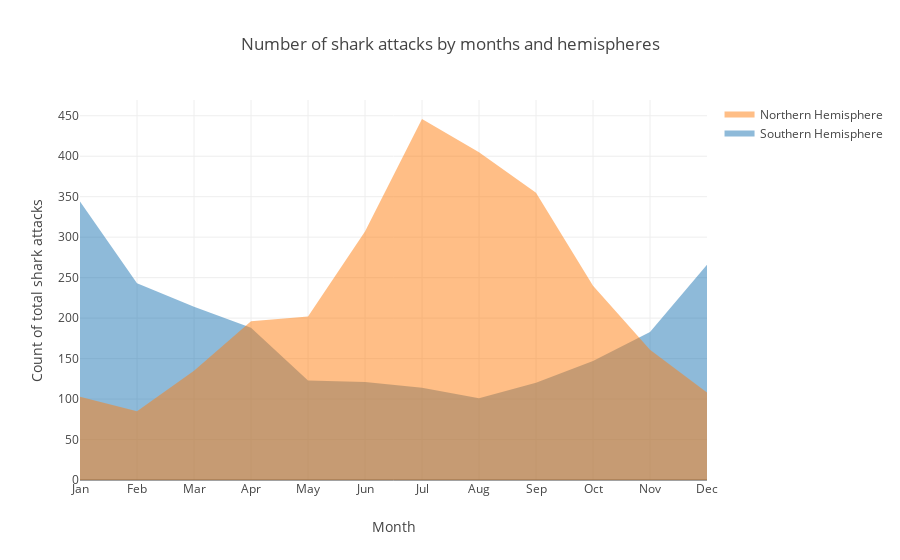

The notebook cell this image was saved under:
### Code cell
trace1 = go.Scatter(
    x=months,
    y=south,
    fill='tonexty',
    mode= 'none', name='Southern Hemisphere'
)
trace2 = go.Scatter(
    x=months,
    y=north,
    fill='tozeroy',
    mode= 'none', name='Northern Hemisphere'
)

data = [trace1, trace2]

layout = go.Layout(barmode='overlay',
        xaxis=dict(title='Month'),
                   
    title='Number of shark attacks by months and hemispheres',
    yaxis=dict(
        title='Count of total shark attacks'
    ),
    bargap=0.1
)

fig = go.Figure(data=data, layout=layout)
iplot(fig, filename = "Sharks stacked")

### Figure 1 — Plotly figure (JSON) as saved in the notebook; plotly's stock layout.template omitted (floating-point values rounded to 4 significant figures)
{"data": [{"fill": "tonexty", "mode": "none", "name": "Southern Hemisphere", "type": "scatter", "uid": "9e79681f-9641-4cc4-8554-4e3898d8bb35", "x": ["Jan", "Feb", "Mar", "Apr", "May", "Jun", "Jul", "Aug", "Sep", "Oct", "Nov", "Dec"], "y": [344, 243, 214, 188, 123, 121, 114, 101, 120, 147, 183, 266]}, {"fill": "tozeroy", "mode": "none", "name": "Northern Hemisphere", "type": "scatter", "uid": "4662025a-6e18-4d23-a924-35fca04a13d1", "x": ["Jan", "Feb", "Mar", "Apr", "May", "Jun", "Jul", "Aug", "Sep", "Oct", "Nov", "Dec"], "y": [103, 85, 135, 196, 202, 307, 446, 405, 355, 240, 161, 108]}], "layout": {"bargap": 0.1, "barmode": "overlay", "title": {"text": "Number of shark attacks by months and hemispheres"}, "xaxis": {"title": {"text": "Month"}}, "yaxis": {"title": {"text": "Count of total shark attacks"}}}}
